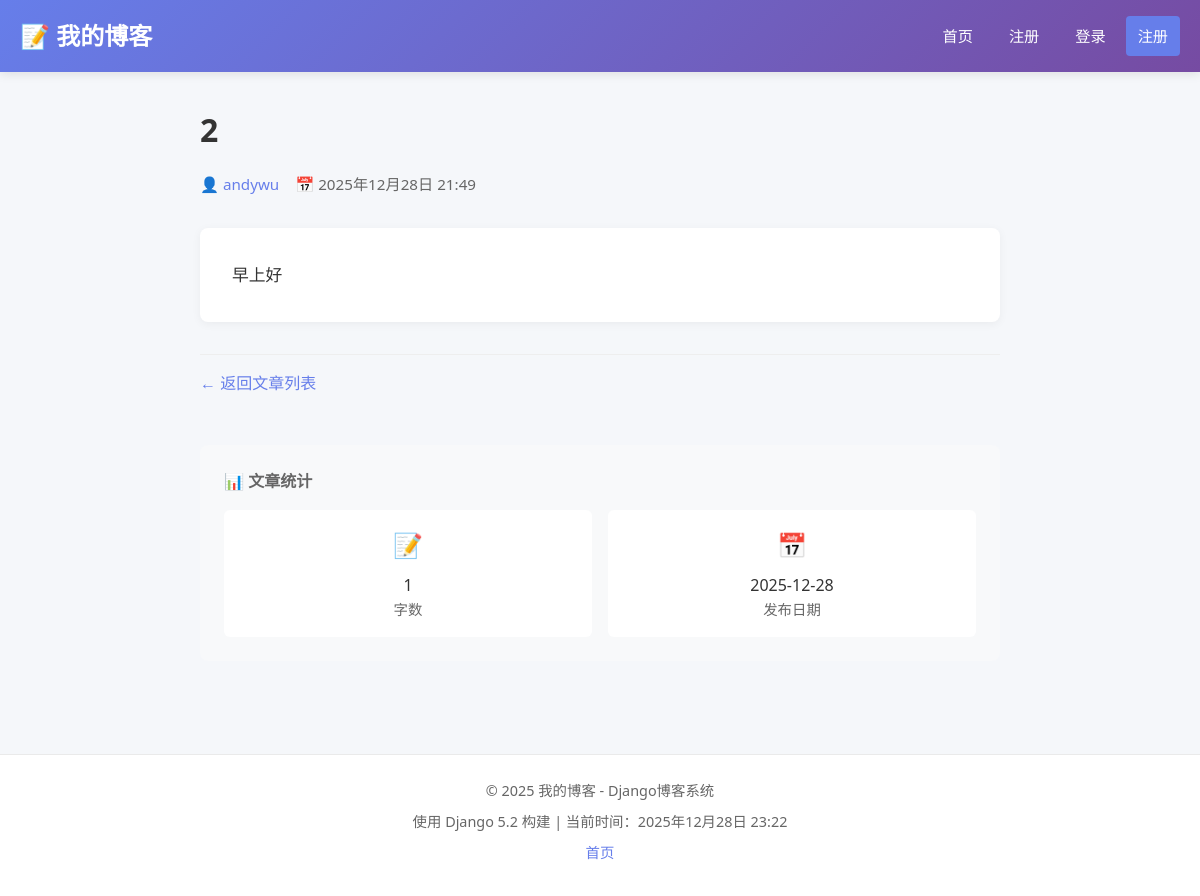
The app's page /post/2/ with its own data.
### blogs/models.py (models this page shows, shortened)
class BlogPost(models.Model):
    title = models.CharField(max_length=200, verbose_name="标题")
    text = models.TextField(verbose_name="内容")
    date_added = models.DateTimeField(default=timezone.now, verbose_name="发布日期")
    owner = models.ForeignKey(User, on_delete=models.CASCADE, verbose_name="作者")
    class Meta:
        verbose_name = "博客文章"
        verbose_name_plural = "博客文章"
        ordering = ['-date_added']

### blogs/views.py (the view)
# urls.py: path('post/<int:post_id>/', views.post_detail, name='post_detail'),
def post_detail(request, post_id):
    post = get_object_or_404(BlogPost, id=post_id)
    context = {'post': post}
    return render(request, 'blogs/post_detail.html', context)

### blogs/templates/blogs/post_detail.html (shortened to what this page needs)
{% extends "blogs/base.html" %}
{% block content %}
<div style="max-width: 800px; margin: 0 auto;">
    <h1 style="margin-bottom: 1rem; color: #333;">
        {{ post.title }}
    </h1>
    <div style="display: flex; align-items: center; gap: 1rem; margin-bottom: 2rem; color: #666; font-size: 0.95rem;">
        <span>👤 <a href="{% url 'blogs:user_posts' post.owner.username %}"
                  style="color: #667eea; text-decoration: none;">
            {{ post.owner.username }}
        </a></span>
        <span>📅 {{ post.date_added|date:"Y年m月d日 H:i" }}</span>
    </div>
    <div style="background: white; padding: 2rem; border-radius: 8px; box-shadow: 0 2px 10px rgba(0,0,0,0.05);">
        <div style="color: #333; line-height: 1.8; font-size: 1.05rem;">
            {{ post.text|linebreaks }}
        </div>
    </div>
    <div style="margin-top: 2rem; padding-top: 1rem; border-top: 1px solid #eee;">
        <a href="{% url 'blogs:index' %}"
           style="color: #667eea; text-decoration: none; font-weight: 500;">
            ← 返回文章列表
        </a>
    </div>
    <div style="margin-top: 3rem; padding: 1.5rem; background: #f8f9fa; border-radius: 8px;">
        <h4 style="margin-bottom: 1rem; color: #666;">📊 文章统计</h4>
        <div style="display: grid; grid-template-columns: repeat(auto-fit, minmax(200px, 1fr)); gap: 1rem;">
            <div style="background: white; padding: 1rem; border-radius: 6px; text-align: center;">
                <div style="font-size: 1.5rem; color: #667eea; margin-bottom: 0.5rem;">📝</div>
                <div style="font-weight: 500;">{{ post.text|wordcount }}</div>
                <div style="color: #666; font-size: 0.9rem;">字数</div>
            </div>
            <div style="background: white; padding: 1rem; border-radius: 6px; text-align: center;">
                <div style="font-size: 1.5rem; color: #4CAF50; margin-bottom: 0.5rem;">📅</div>
                <div style="font-weight: 500;">{{ post.date_added|date:"Y-m-d" }}</div>
                <div style="color: #666; font-size: 0.9rem;">发布日期</div>
            </div>
        </div>
    </div>
</div>
{% endblock %}

### blogs/templates/blogs/base.html (style rules this page uses)
* { margin: 0; padding: 0; box-sizing: border-box; }
body { font-family: 'Segoe UI', Tahoma, Geneva, Verdana, sans-serif; line-height: 1.6; color: #333; background-color: #f5f7fa; }

### records on screen
BlogPost: title "2", owner.username "andywu", date_added "2025年12月28日 21:49", text "早上好", text "1", date_added "2025-12-28"
